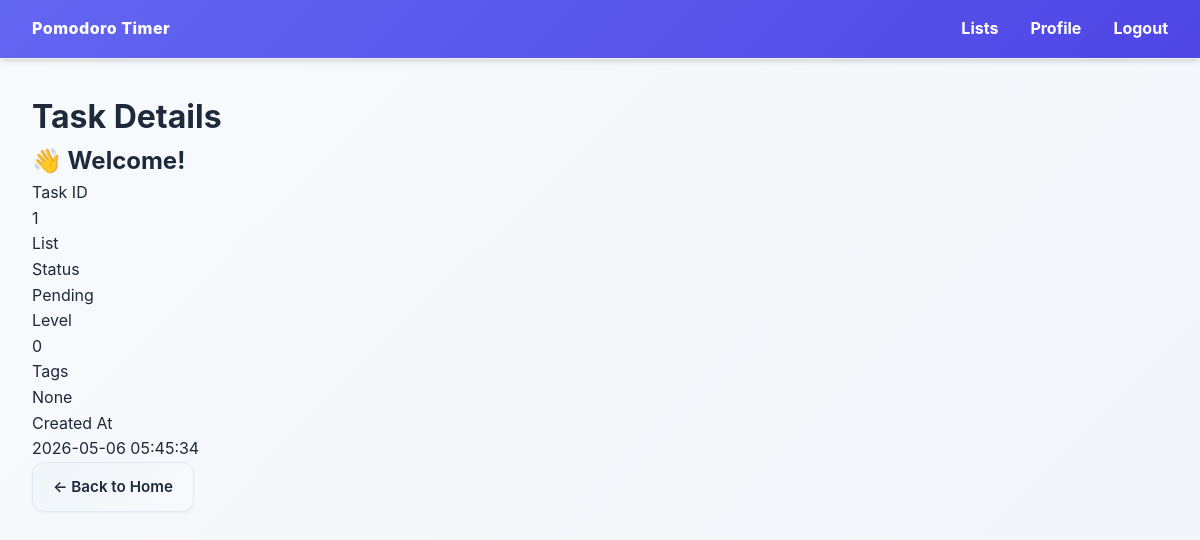
The app's page /task/1 (signed in) with its own data.
### tables this page shows
CREATE TABLE tasks (
    id INTEGER PRIMARY KEY AUTOINCREMENT,
    list_id INTEGER NOT NULL,
    user_id INTEGER NOT NULL,
    content TEXT NOT NULL,
    is_done BOOLEAN DEFAULT 0,
    tags TEXT DEFAULT '',
    position INTEGER DEFAULT 0,
    parent_id INTEGER DEFAULT NULL,
    level INTEGER DEFAULT 0,
    path TEXT DEFAULT NULL,
    created_at TIMESTAMP DEFAULT CURRENT_TIMESTAMP, total_time_seconds INTEGER DEFAULT 0,
    FOREIGN KEY (list_id) REFERENCES lists (id) ON DELETE CASCADE,
    FOREIGN KEY (user_id) REFERENCES users (id) ON DELETE CASCADE,
    FOREIGN KEY (parent_id) REFERENCES tasks (id) ON DELETE CASCADE
);

### pomodoro/routes/tasks.py (the view)
@bp.route('/task/<int:id>', methods=['GET'])
@login_required
def task_detail(id):
    from ..models.task import get_task_by_id
    task = get_task_by_id(id, current_user.id)
    if task is None:
        flash('Task not found or access denied.', 'error')
        return redirect(url_for('home.index'))
    return render_template('home/task_detail.html', task=task)

### pomodoro/db.py (called while the page is built)
def convert_datetime(val):
    if isinstance(val, bytes):
        val = val.decode('utf-8')
    if isinstance(val, str):
        try:
            if 'T' in val:
                return datetime.fromisoformat(val.replace('Z', '+00:00'))
            else:
                return datetime.fromisoformat(val)
        except (ValueError, AttributeError):
            return datetime.now()
    return val

def get_db():
    if 'db' not in g:
        os.makedirs(current_app.instance_path, exist_ok=True)
        g.db = sqlite3.connect(
            current_app.config['DATABASE'],
            detect_types=sqlite3.PARSE_DECLTYPES | sqlite3.PARSE_COLNAMES
        )
        g.db.row_factory = sqlite3.Row
        g.db.execute("PRAGMA busy_timeout = 30000")
        from .migrations import run_pending_migrations
        run_pending_migrations(g.db)
    return g.db

### pomodoro/migrations.py (called while the page is built, shortened)
def _ensure_migrations_table(db: sqlite3.Connection):
    db.execute("""
        CREATE TABLE IF NOT EXISTS schema_migrations (
            filename TEXT PRIMARY KEY,
            applied_at TIMESTAMP DEFAULT CURRENT_TIMESTAMP
        )
    """)
    db.commit()

def run_pending_migrations(db: sqlite3.Connection):
    _ensure_migrations_table(db)
    applied = {row[0] for row in db.execute("SELECT filename FROM schema_migrations")}
    migration_files = sorted(
        f for f in os.listdir(MIGRATIONS_DIR)
        if f.endswith('.sql') and f not in applied
    )

### pomodoro/models/task.py (called while the page is built)
def get_task_by_id(task_id, user_id):
    db = get_db()
    return db.execute(
        'SELECT * FROM tasks WHERE id = ? AND user_id = ?',
        (task_id, user_id)
    ).fetchone()

### pomodoro/models/user.py (called while the page is built)
    @staticmethod
    def get_by_id(user_id):
        database = db.get_db()
        user_data = database.execute(
            'SELECT * FROM users WHERE id = ?', (user_id,)
        ).fetchone()
        if user_data:
            return User(**user_data)
        return None

### pomodoro/templates/home/task_detail.html (shortened to what this page needs)
{% extends 'base.html' %}
{% block content %}
<div class="task-detail-page">
    <h1>Task Details</h1>
    <div class="task-detail-card">
        <h2 class="task-detail-title">{{ task['content'] }}</h2>
        <dl class="task-detail-meta">
            <div>
                <dt>Task ID</dt>
                <dd>{{ task['id'] }}</dd>
            </div>
            <div>
                <dt>List</dt>
            </div>
            <div>
                <dt>Status</dt>
                <dd>{{ 'Completed' if task['is_done'] else 'Pending' }}</dd>
            </div>
            <div>
                <dt>Level</dt>
                <dd>{{ task['level'] }}</dd>
            </div>
            <div>
                <dt>Tags</dt>
                <dd>{{ task['tags'] or 'None' }}</dd>
            </div>
            <div>
                <dt>Created At</dt>
                <dd>{{ task['created_at'] }}</dd>
            </div>
        </dl>
    </div>
    <div class="task-detail-actions">
        <a href="{{ url_for('home.index') }}" class="btn btn-secondary">← Back to Home</a>
    </div>
</div>
{% endblock %}

### pomodoro/static/css/style.css (style rules this page uses)
:root { --primary-color: #6366f1; --primary-hover: #4f46e5; --primary-light: #818cf8; --secondary-color: #22d3ee; --accent-color: #f43f5e; --success-color: #10b981; --warning-color: #f59e0b; --error-color: #ef4444; --text-primary: #1e293b; --text-secondary: #64748b; --text-muted: #94a3b8; --bg-primary: #ffffff; --bg-secondary: #f8fafc; --bg-tertiary: #f1f5f9; --border-color: #e2e8f0; --border-light: #f1f5f9; --shadow-sm: 0 1px 2px 0 rgb(0 0 0 / 0.05); --shadow-md: 0 4px 6px -1px rgb(0 0 0 / 0.1), 0 2px 4px -2px rgb(0 0 0 / 0.1); --shadow-lg: 0 10px 15px -3px rgb(0 0 0 / 0.1), 0 4px 6px -4px rgb(0 0 0 / 0.1); --shadow-xl: 0 20px 25px -5px rgb(0 0 0 / 0.1), 0 8px 10px -6px rgb(0 0 0 / 0.1); --radius-sm: 0.375rem; --radius-md: 0.5rem; --radius-lg: 0.75rem; --radius-xl: 1rem; }
* { margin: 0; padding: 0; box-sizing: border-box; }
body { font-family: -apple-system, BlinkMacSystemFont, 'Segoe UI', Roboto, 'Helvetica Neue', Arial, sans-serif; background: linear-gradient(135deg, var(--bg-secondary) 0%, #f1f5f9 100%); color: var(--text-primary); line-height: 1.6; min-height: 100vh; }
.btn { padding: 0.75rem 1.25rem; border: none; border-radius: var(--radius-lg); cursor: pointer; font-weight: 600; text-decoration: none; display: inline-block; transition: all 0.3s ease; font-size: 0.95rem; box-shadow: var(--shadow-sm); }
.btn-secondary { background: linear-gradient(135deg, var(--bg-tertiary) 0%, var(--bg-secondary) 100%); color: var(--text-primary); border: 1px solid var(--border-color); }

### records on screen
tasks: content "👋 Welcome!", id "1", is_done "Pending", level "0", tags "None", created_at "2026-05-06 05:45:34"
